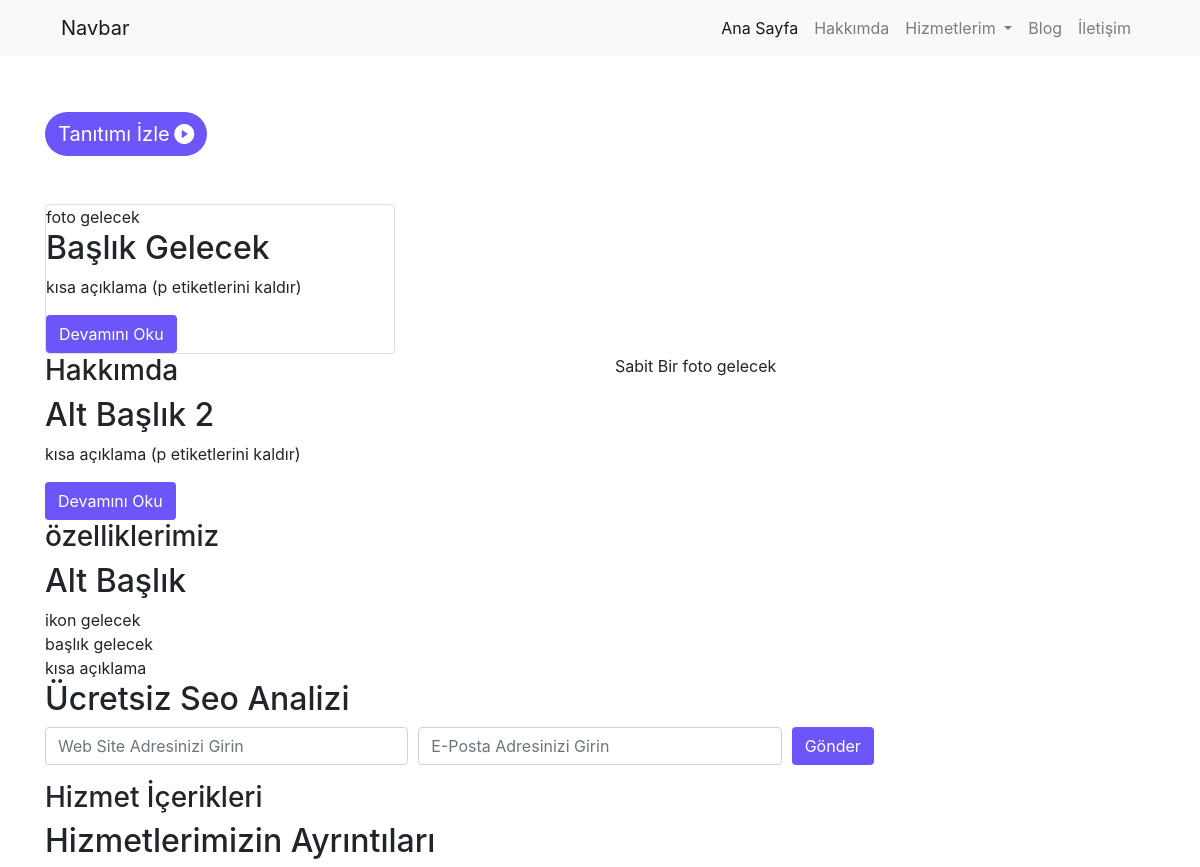
Before: / (upper part) with the older database file.
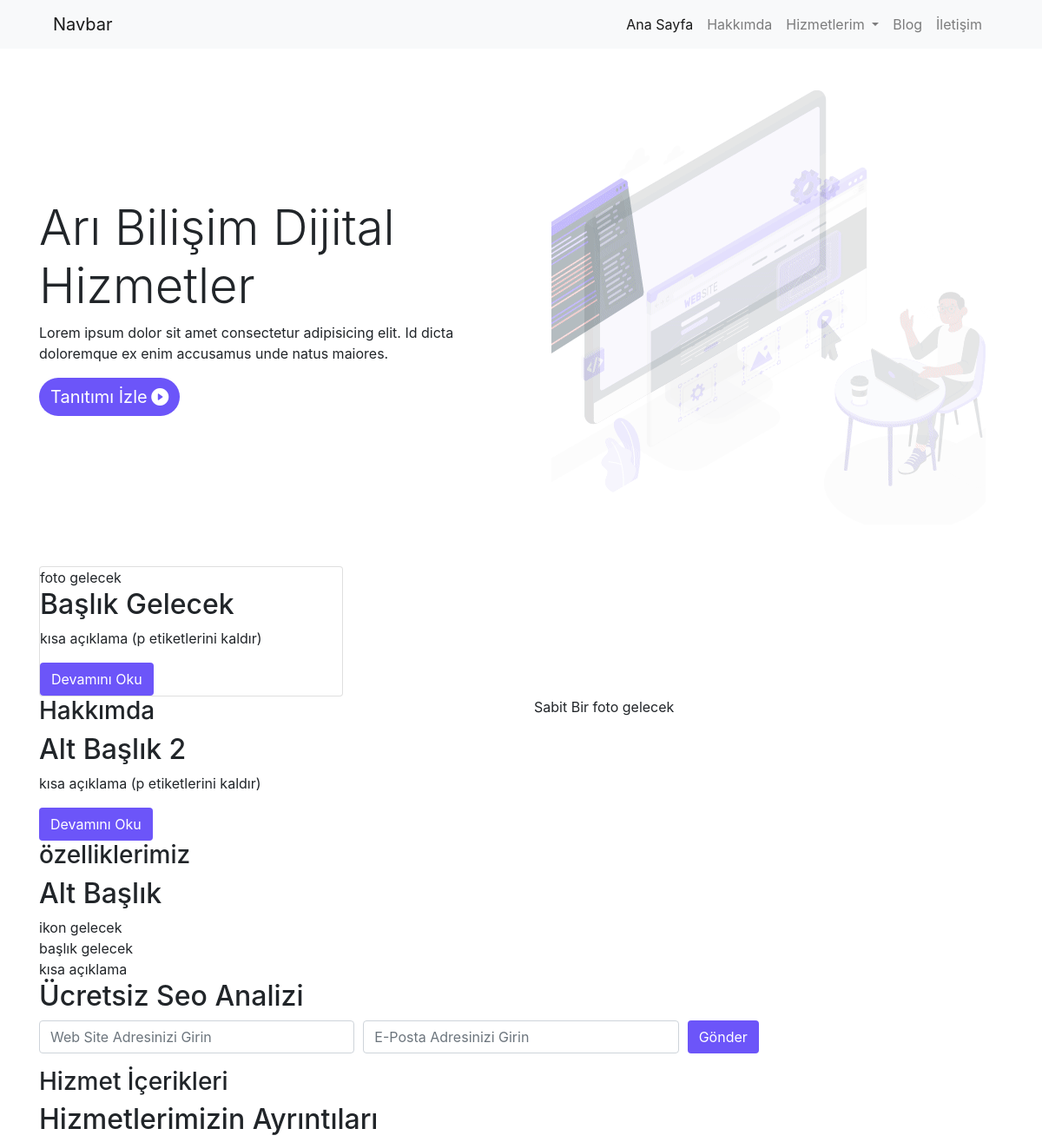
After: the same page with the newer database file.
### tables this page shows
CREATE TABLE IF NOT EXISTS `anabanner` (
  `id` int(11) NOT NULL AUTO_INCREMENT,
  `baslik` varchar(150) NOT NULL,
  `aciklama` varchar(300) NOT NULL,
  `link` varchar(500) NOT NULL,
  `foto` varchar(150) NOT NULL,
  PRIMARY KEY (`id`)
);

### index.php (the view, shortened to what this page needs)
<?php
require_once('header.php');
$sorgu_anabanner = $db -> prepare('select * from anabanner order by id desc limit 1');
$sorgu_anabanner -> execute();
$satir_anabanner = $sorgu_anabanner -> fetch();
?>
<section id="anaBanner" class="py-5">
    <div class="container">
        <div class="row">
            <div class="col-md-6 my-auto">
                <h1 class="display-4"><?php echo $satir_anabanner['baslik']; ?></h1>
                <?php echo $satir_anabanner['aciklama']; ?>
                <button type="button" class="btn btn-mor" data-toggle="modal" data-target="#exampleModal">
                <span style="font-size:20px;">Tanıtımı İzle</span> <i class="bi bi-play-circle-fill" style="font-size:20px;"></i>
                </button>
            </div>
            <div class="col-md-6 text-center">
               <img src="<?php echo substr($satir_anabanner['foto'],3); ?>" alt="" class="img-fluid">
            </div>
        </div>
    </div>
</section>
<section id="anaHizmetler">
    <div class="container">
        <div class="row">
            <div class="col-md-4">
                <div class="card">
                    foto gelecek
                    <h2>Başlık Gelecek</h2>
                    <p>kısa açıklama (p etiketlerini kaldır)</p>
                    <a href="#"><button class="btn btn-mor">Devamını Oku</button></a>
                </div>
            </div>
        </div>
    </div>
</section>
<section id="anaHakkimda">
    <div class="container">
        <div class="row">
            <div class="col-md-6">
                <h3>Hakkımda</h3>
                <h2>Alt Başlık 2</h2>
                <p>kısa açıklama (p etiketlerini kaldır)</p>
                <a href="hakkimda.php"><button class="btn btn-mor">Devamını Oku</button></a>
            </div>
            <div class="col-md-6">
                Sabit Bir foto gelecek
            </div>
        </div>
    </div>
</section>
<div id="anaOzellikler">
    <div class="container">
        <div class="row">
            <div class="col-12">
                <h3>özelliklerimiz</h3>
                <h2>Alt Başlık</h2>
            </div>
        </div>
        <div class="row">
            <div class="col-md-4">
                ikon gelecek <br>
                başlık gelecek <br>
                kısa açıklama
            </div>
        </div>
    </div>
</div>
<section id="anaSeobasvuru">
    <div class="container">
        <div class="row">
            <div class="col-12">
                <h2>Ücretsiz Seo Analizi</h2>
            </div>
        </div>
        <form method="post" class="form-row">
            <div class="col-md-4">
                <div class="form-group">
                    <input type="text" name="web" placeholder="Web Site Adresinizi Girin" class="form-control">
                </div>
            </div>
            <div class="col-md-4">
                <div class="form-group">
                    <input type="email" name="email" placeholder="E-Posta Adresinizi Girin" class="form-control">
                </div>
            </div>
            <div class="col-md-4">
                <button type="submit" class="btn btn-mor">Gönder</button>
            </div>
        </form>
    </div>
</section>
<section id="princing">
    <div class="container">
        <div class="row">
            <div class="col-12">
                <h3>Hizmet İçerikleri</h3>
                <h2>Hizmetlerimizin Ayrıntıları</h2>
            </div>
        </div>
    </div>
</section>
<?php require_once('footer.php'); ?>

Changed rows visible on the page:
added anabanner: baslik "Arı Bilişim Dijital Hizmetler", aciklama "Lorem ipsum dolor sit amet consectetur adipisicing elit. Id dicta doloremque ex enim accusamus unde natus maiores.", foto (picture)
